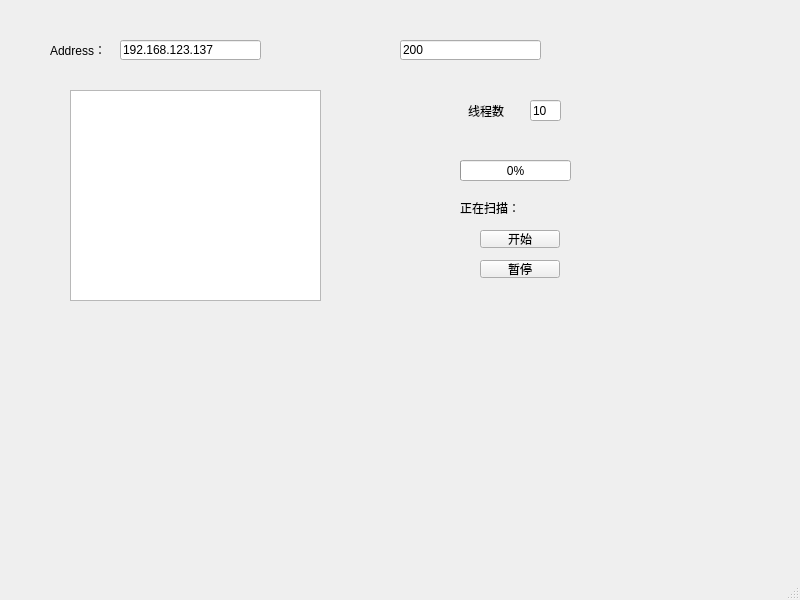
<?xml version="1.0" encoding="UTF-8"?>
<ui version="4.0">
 <class>MainWindow</class>
 <widget class="QMainWindow" name="MainWindow">
  <property name="geometry">
   <rect>
    <x>0</x>
    <y>0</y>
    <width>800</width>
    <height>600</height>
   </rect>
  </property>
  <property name="windowTitle">
   <string>MainWindow</string>
  </property>
  <widget class="QWidget" name="centralwidget">
   <widget class="QPushButton" name="pushButton">
    <property name="geometry">
     <rect>
      <x>480</x>
      <y>230</y>
      <width>80</width>
      <height>18</height>
     </rect>
    </property>
    <property name="text">
     <string>开始</string>
    </property>
   </widget>
   <widget class="QLineEdit" name="lineEdit_3">
    <property name="geometry">
     <rect>
      <x>400</x>
      <y>40</y>
      <width>141</width>
      <height>20</height>
     </rect>
    </property>
    <property name="text">
     <string>200</string>
    </property>
   </widget>
   <widget class="QPushButton" name="pushButton_2">
    <property name="geometry">
     <rect>
      <x>480</x>
      <y>260</y>
      <width>80</width>
      <height>18</height>
     </rect>
    </property>
    <property name="text">
     <string>暂停</string>
    </property>
   </widget>
   <widget class="QLineEdit" name="lineEdit">
    <property name="geometry">
     <rect>
      <x>120</x>
      <y>40</y>
      <width>141</width>
      <height>20</height>
     </rect>
    </property>
    <property name="text">
     <string>192.168.123.137</string>
    </property>
   </widget>
   <widget class="QLabel" name="label_4">
    <property name="geometry">
     <rect>
      <x>460</x>
      <y>200</y>
      <width>131</width>
      <height>16</height>
     </rect>
    </property>
    <property name="text">
     <string>正在扫描：</string>
    </property>
   </widget>
   <widget class="QLabel" name="label_2">
    <property name="geometry">
     <rect>
      <x>468</x>
      <y>101</y>
      <width>41</width>
      <height>20</height>
     </rect>
    </property>
    <property name="text">
     <string>线程数：</string>
    </property>
   </widget>
   <widget class="QLabel" name="label">
    <property name="geometry">
     <rect>
      <x>50</x>
      <y>40</y>
      <width>51</width>
      <height>20</height>
     </rect>
    </property>
    <property name="text">
     <string>Address：</string>
    </property>
   </widget>
   <widget class="QProgressBar" name="progressBar">
    <property name="geometry">
     <rect>
      <x>460</x>
      <y>160</y>
      <width>111</width>
      <height>21</height>
     </rect>
    </property>
    <property name="value">
     <number>0</number>
    </property>
   </widget>
   <widget class="QLineEdit" name="lineEdit_2">
    <property name="geometry">
     <rect>
      <x>530</x>
      <y>100</y>
      <width>31</width>
      <height>21</height>
     </rect>
    </property>
    <property name="text">
     <string>10</string>
    </property>
   </widget>
   <widget class="QTextBrowser" name="textBrowser">
    <property name="geometry">
     <rect>
      <x>70</x>
      <y>90</y>
      <width>251</width>
      <height>211</height>
     </rect>
    </property>
   </widget>
  </widget>
  <widget class="QMenuBar" name="menubar">
   <property name="geometry">
    <rect>
     <x>0</x>
     <y>0</y>
     <width>800</width>
     <height>21</height>
    </rect>
   </property>
  </widget>
  <widget class="QStatusBar" name="statusbar"/>
 </widget>
 <resources/>
 <connections/>
</ui>
